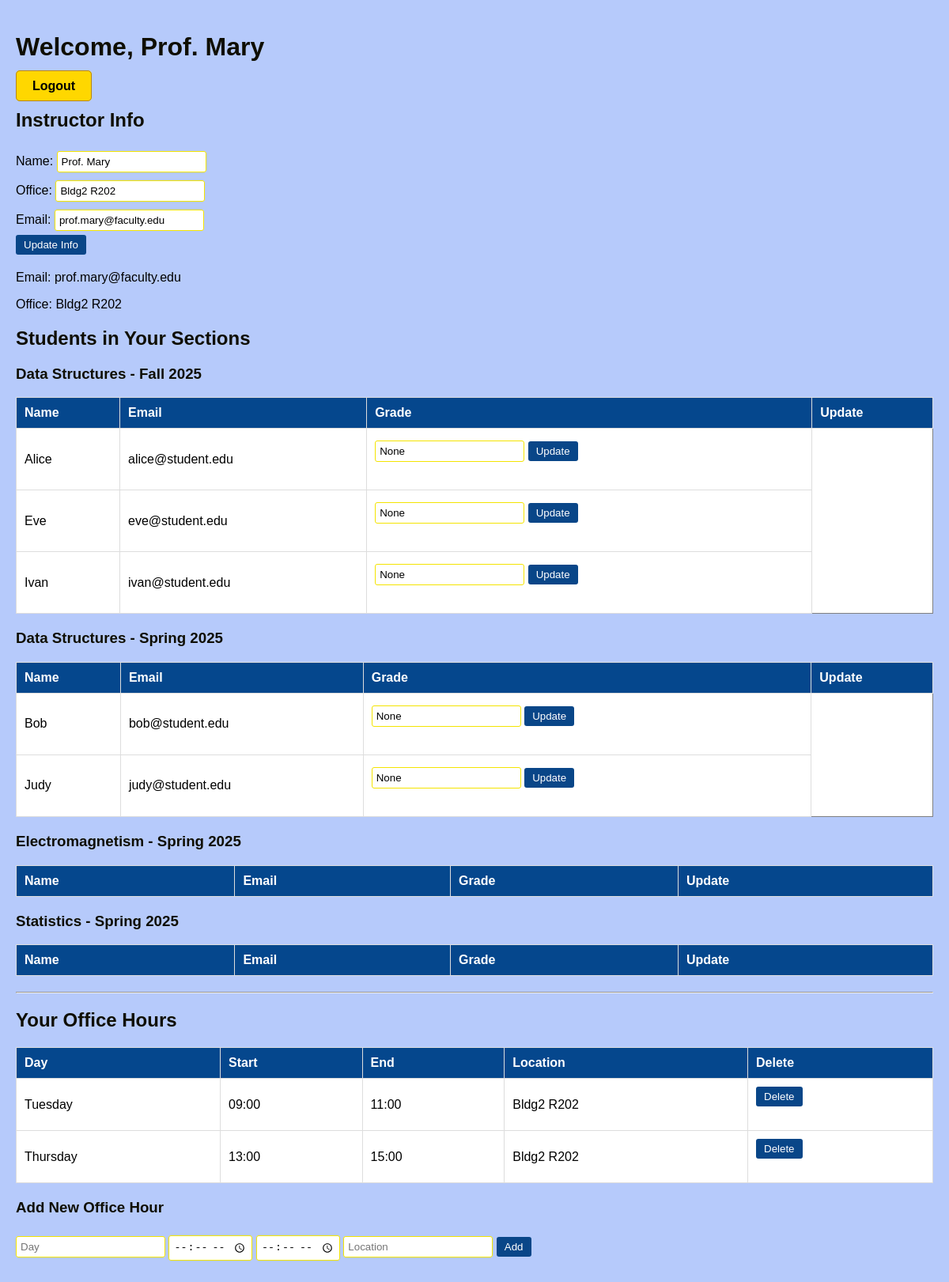
The page /dashboard (signed in) on the database as committed earlier.
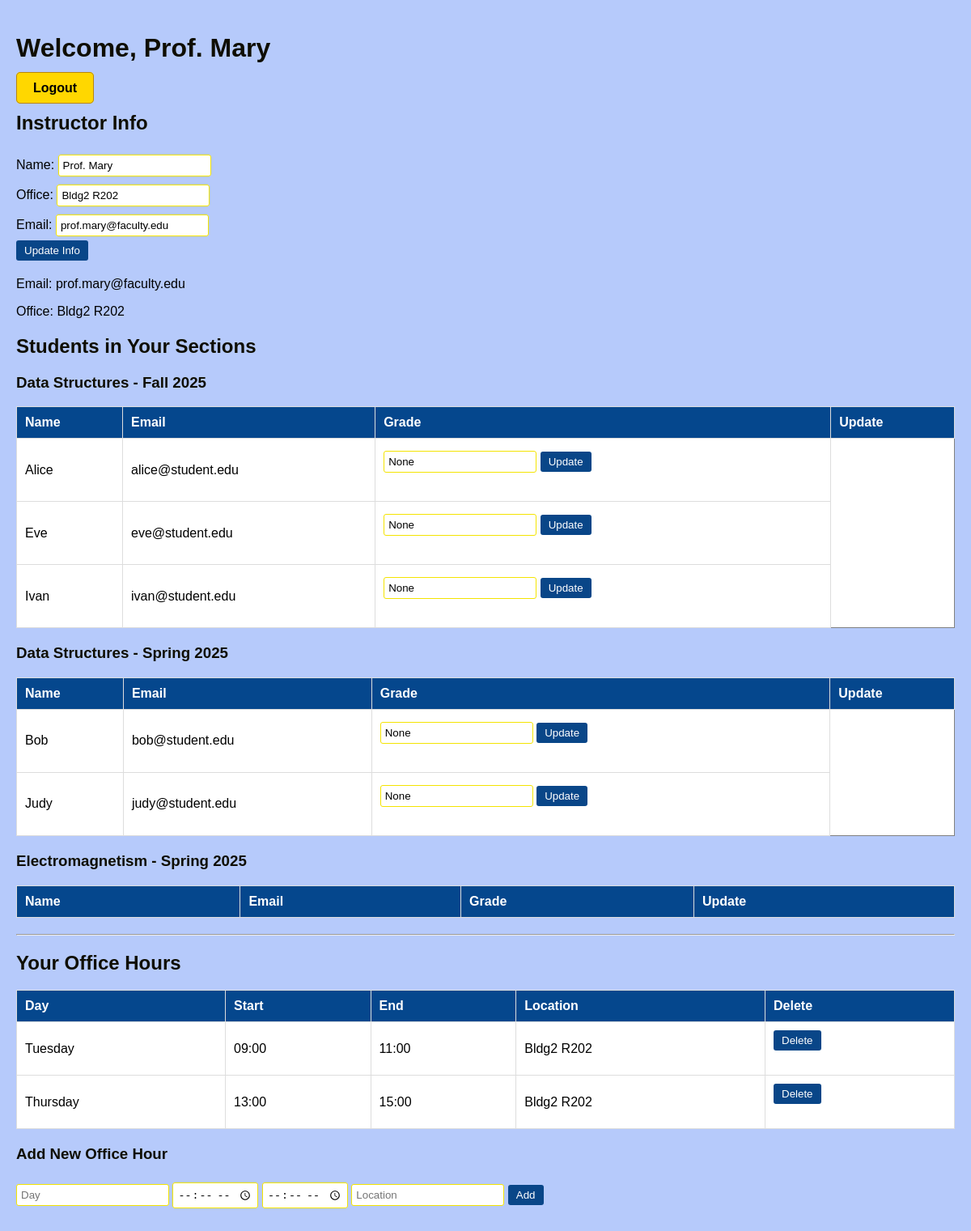
The same page on the database as committed later.
### tables this page shows
CREATE TABLE section (
        section_id INTEGER PRIMARY KEY AUTOINCREMENT,
        c_id INTEGER,
        year INTEGER,
        semester TEXT,
        FOREIGN KEY (c_id) REFERENCES course(c_id)
    );

CREATE TABLE course (
        c_id INTEGER PRIMARY KEY AUTOINCREMENT,
        dept_id INTEGER,
        name TEXT NOT NULL,
        desc TEXT,
        FOREIGN KEY (dept_id) REFERENCES department(dept_id)
    );

CREATE TABLE enrollment (
        enroll_id INTEGER PRIMARY KEY AUTOINCREMENT,
        student_id INTEGER,
        section_id INTEGER,
        enroll_date TEXT,
        grade TEXT,
        FOREIGN KEY (student_id) REFERENCES student(student_id),
        FOREIGN KEY (section_id) REFERENCES section(section_id)
    );

CREATE TABLE student (
        student_id INTEGER PRIMARY KEY AUTOINCREMENT,
        user_id INTEGER NOT NULL,
        name TEXT NOT NULL,
        major TEXT,
        enroll_year INTEGER,
        email TEXT,
        FOREIGN KEY (user_id) REFERENCES user(user_id)
    );

CREATE TABLE officeHours (
        oh_id INTEGER PRIMARY KEY AUTOINCREMENT,
        i_id INTEGER,
        day TEXT,
        start_time TEXT,
        end_time TEXT,
        location TEXT,
        FOREIGN KEY (i_id) REFERENCES instructor(i_id)
    );

### app.py (the view, shortened to what this page needs)
@app.route("/dashboard")
@login_required
def dashboard():
    conn = get_db_connection()
    role = session["role"]
    if role == "admin":
        users = conn.execute("SELECT * FROM user").fetchall()
        departments = conn.execute("SELECT * FROM department").fetchall()
        courses = conn.execute("SELECT * FROM course").fetchall()
        sections = conn.execute("""
            SELECT
                s.section_id, s.c_id, s.semester, s.year,
                GROUP_CONCAT(i.name, ', ') AS instructor_names
            FROM section s
            LEFT JOIN instructorSection ins ON s.section_id = ins.section_id
            LEFT JOIN instructor i ON ins.i_id = i.i_id
            GROUP BY s.section_id
        """).fetchall()
        instructors = conn.execute("SELECT * FROM instructor").fetchall()
        instructor_sections = conn.execute("SELECT * FROM instructorSection").fetchall()
        conn.close()
        return render_template(
            "dashboard_admin.html",
            users=users,
            departments=departments,
            courses=courses,
            sections=sections,
            instructors=instructors,
            instructor_sections=instructor_sections
        )
    elif role == "instructor":
        instructor = conn.execute(
            "SELECT * FROM instructor WHERE user_id=?", (session["user_id"],)
        ).fetchone()
        sections = conn.execute("""
            SELECT s.section_id, s.year, s.semester, c.name AS course_name
            FROM section s
            JOIN course c ON s.c_id = c.c_id
            JOIN instructorSection ins ON s.section_id = ins.section_id
            WHERE ins.i_id = ?
        """, (instructor["i_id"],)).fetchall()
        students_by_section = {}
        for sec in sections:
            students = conn.execute("""
                SELECT st.name, st.email, e.grade, e.enroll_id
                FROM enrollment e
                JOIN student st ON e.student_id = st.student_id
                WHERE e.section_id = ?
            """, (sec["section_id"],)).fetchall()
            students_by_section[sec["section_id"]] = students
        office_hours = conn.execute(
            "SELECT * FROM officeHours WHERE i_id=?", (instructor["i_id"],)
        ).fetchall()
        conn.close()
        return render_template("dashboard_instructor.html",
                               instructor=instructor,
                               sections=sections,
                               students_by_section=students_by_section,
                               office_hours=office_hours)
    else:
        conn.close()
        return "Unknown role"

### app.py (called while the page is built)
def login_required(f):
    @wraps(f)
    def decorated_function(*args, **kwargs):
        if "user_id" not in session:
            return redirect("/login")
        return f(*args, **kwargs)
    return decorated_function

def get_db_connection():
    conn = sqlite3.connect(DATABASE)
    conn.row_factory = sqlite3.Row
    return conn

### templates/dashboard_instructor.html (shortened to what this page needs)
<!DOCTYPE html>
<html>
<head>
    <link rel="stylesheet" type="text/css" href="{{ url_for('static', filename='style.css') }}">
</head>
<body>
<h1>Welcome, {{ instructor.name }}</h1>
<a href="/logout" style="
    background-color: gold;
    color: black;
    padding: 10px 20px;
    text-decoration: none;
    border-radius: 5px;
    font-weight: bold;
    border: 1px solid #b8860b;
">Logout</a>
<h2>Instructor Info</h2>
<form action="/instructor/update_info" method="post">
    Name: <input type="text" name="name" value="{{ instructor.name }}" required><br>
    Office: <input type="text" name="office" value="{{ instructor.office }}" required><br>
    Email: <input type="text" value="{{ instructor.email }}" readonly><br>
    <button type="submit">Update Info</button>
</form>
<p>Email: {{ instructor.email }}</p>
<p>Office: {{ instructor.office }}</p>
<h2>Students in Your Sections</h2>
{% for sec in sections %}
    <h3>{{ sec.course_name }} - {{ sec.semester }} {{ sec.year }}</h3>
    <table border="1">
        <tr>
            <th>Name</th>
            <th>Email</th>
            <th>Grade</th>
            <th>Update</th>
        </tr>
        {% for stu in students_by_section[sec.section_id] %}
        <tr>
            <td>{{ stu.name }}</td>
            <td>{{ stu.email }}</td>
            <td>
                <form action="/enrollment/update_grade" method="post">
                    <input type="text" name="grade" value="{{ stu.grade }}">
                    <button type="submit">Update</button>
                </form>
            </td>
        </tr>
        {% endfor %}
    </table>
{% endfor %}
<hr>
<h2>Your Office Hours</h2>
<table border="1" cellpadding="5">
    <tr>
        <th>Day</th>
        <th>Start</th>
        <th>End</th>
        <th>Location</th>
        <th>Delete</th>
    </tr>
    {% for oh in office_hours %}
    <tr>
        <td>{{ oh.day }}</td>
        <td>{{ oh.start_time }}</td>
        <td>{{ oh.end_time }}</td>
        <td>{{ oh.location }}</td>
        <td>
            <form action="/delete_officehour/{{ oh.oh_id }}" method="POST">
                <button type="submit">Delete</button>
            </form>
        </td>
    </tr>
    {% endfor %}
</table>
<h3>Add New Office Hour</h3>
<form action="/add_officehour" method="POST">
    <input name="day" placeholder="Day" required>
    <input type="time" name="start" required>
    <input type="time" name="end" required>
    <input name="location" placeholder="Location">
    <button type="submit">Add</button>
</form>
</body>
</html>

Rows that differ between the two databases and show on the page:
removed section: course_name "Statistics", semester "Spring", year "2025"
